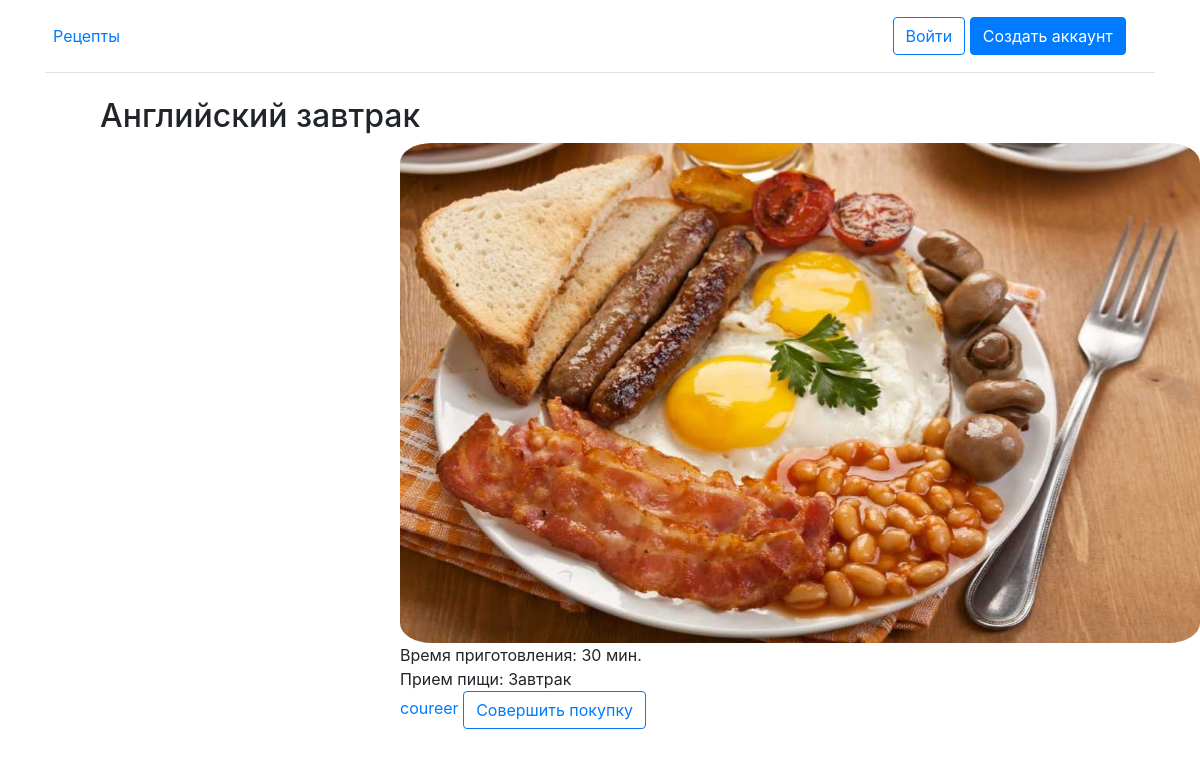
/item/26, run on an earlier commit of the app's database.
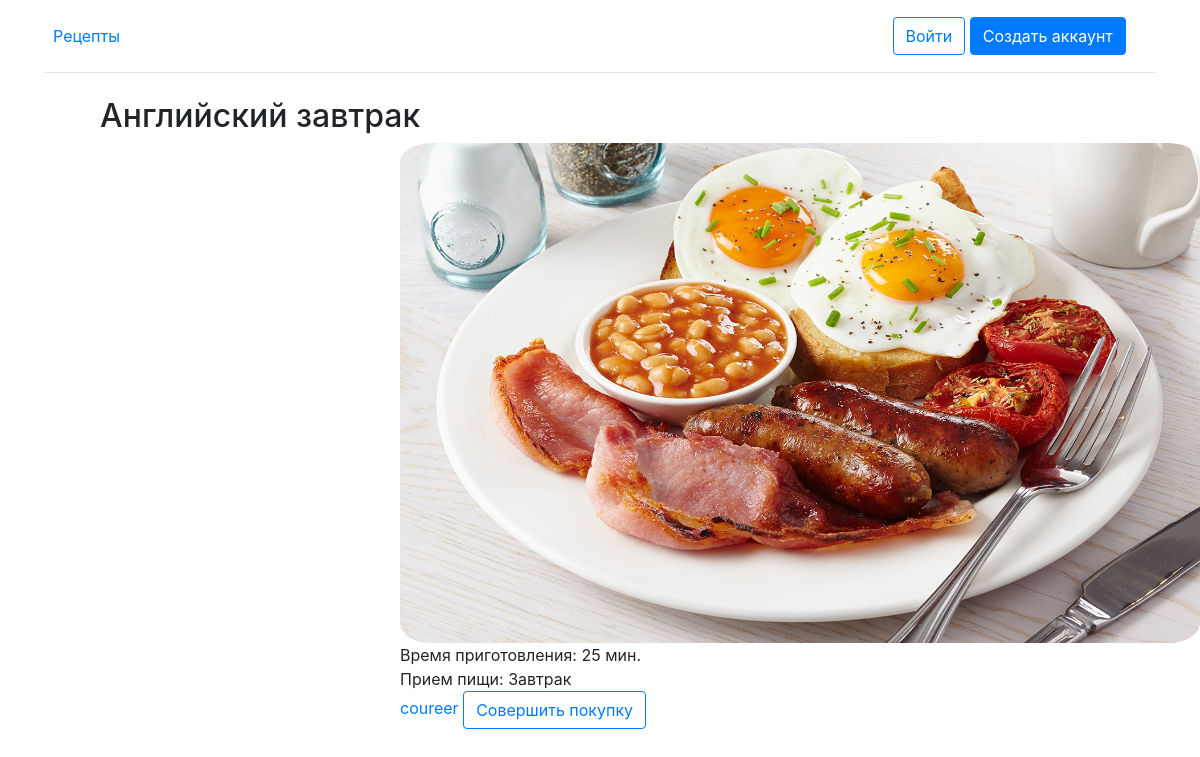
And on a later commit of the database.
### app/models.py (models this page shows, shortened)
class Receipt(models.Model):
    user = models.ForeignKey(
        User, on_delete=models.CASCADE, null=True, blank=True)
    name = models.CharField(max_length=30)
    type = models.ForeignKey(Type, on_delete=models.SET_NULL, null=True, default='Ужин')
    cooking_time = models.CharField(max_length=30, default='30')
    img = models.ImageField(upload_to='images/', default='images/1.jpg') #
    instruction = models.TextField(default='Пока не добавлено')

class Type(models.Model):
    name = models.CharField(max_length=30)
    def __str__(self):
        return self.name

### app/views.py (the view)
# urls.py: path('item/<int:receipt_id>', item, name='item'),
def item(request, receipt_id):
    if request.user.is_authenticated:
        if request.method == 'POST':
            form_id = request.POST.get('form_id')
            if form_id == 'form1' or form_id == 'form2':
                receipt = get_object_or_404(Receipt, pk=receipt_id)
                try:
                    favorite = Favorite.objects.get(user=request.user, receipt=receipt)
                    favorite.delete()
                except Favorite.DoesNotExist:
                    favorite = Favorite(user=request.user, receipt=receipt)
                    favorite.save()
                return redirect(f'/item/{receipt_id}')
        else:
            receipt = Receipt.objects.get(id=receipt_id)
            is_favorite = Favorite.objects.filter(user=request.user, receipt=receipt).exists()
            purchases = Purchased.objects.filter(user=request.user)
            purchased = [purchased.receipt for purchased in purchases]
            context = {
                'receipt': receipt,
                'is_favorite': is_favorite,
                '#purchased': purchased,
            }
            return render(request, 'item.html', context)
    else:
        if request.method == 'POST':
            form_id = request.POST.get('form_id')
            if form_id == 'form1' or form_id == 'form2':
                return redirect('accounts/login')
        else:
            receipt = Receipt.objects.get(id=receipt_id)
            context = {
                'receipt': receipt,
            }
            return render(request, 'item.html', context)

### app/templates/item.html (shortened to what this page needs)
{% extends 'base.html' %}
{% block content %}
  <div class="title"><h2>{{ receipt.name }}</h2></div>
  <div class="main_block">
    <img class="food" src="{{receipt.img.url}}" width="800" height="500">
    {% if request.user.is_authenticated %}
                      {% if receipt in purchased %}
                      <a href="{% url 'subscribe' receipt.id %}">{{ receipt.user }}</a><br>
                                          <a href="{% url 'edit' receipt.id %}" class="w-70 btn btn btn-outline-primary">Редактировать</a><br>
                          Время приготовления: {{ receipt.cooking_time }} мин.<br>
                          Прием пищи: {{ receipt.type }}<br>
                          Рецепт: {{ receipt.instruction }}<br><br><br><br>
                      {% else %}
                                          {% if request.user == receipt.user %}
                                          <a href="{% url 'subscribe' receipt.id %}">{{ receipt.user }}</a><br>
                                          <a href="{% url 'edit' receipt.id %}" class="w-70 btn btn btn-outline-primary">Редактировать</a><br>
                                          Время приготовления {{ receipt.cooking_time }} мин.<br>
                                          Прием пищи {{ receipt.type }}<br>
                                          Рецепт {{ receipt.instruction }}<br>
                                          {% else %}
                                          <a href="{% url 'subscribe' receipt.id %}">{{ receipt.user }}</a><br>
                                              <a href="{% url 'checkout' receipt.id %}" class="w-70 btn btn btn-outline-primary">Совершить покупку</a><br>
                                              <br>
                                              Время приготовления: {{ receipt.cooking_time }} мин.<br>
                                              Прием пищи: {{ receipt.type }}<br>
                                              {% endif %}
                          <br>
                          <br>
                          <br>
                      {% endif %}
    {% else %}
    Время приготовления: {{ receipt.cooking_time }} мин.<br>
    Прием пищи: {{ receipt.type }}<br>
      <a href="{% url 'subscribe' receipt.id %}">{{ receipt.user }}</a>
      <a href="{% url 'login' %}" class="w-70 btn btn btn-outline-primary">Совершить покупку</a><br>
      <br>
      <br>
      <br>
    {% endif %}
  </div>
{% endblock %}

What changed in the data, as far as the page shows it:
changed Receipt "Английский завтрак": img: a different picture; cooking_time "30" → "25"
